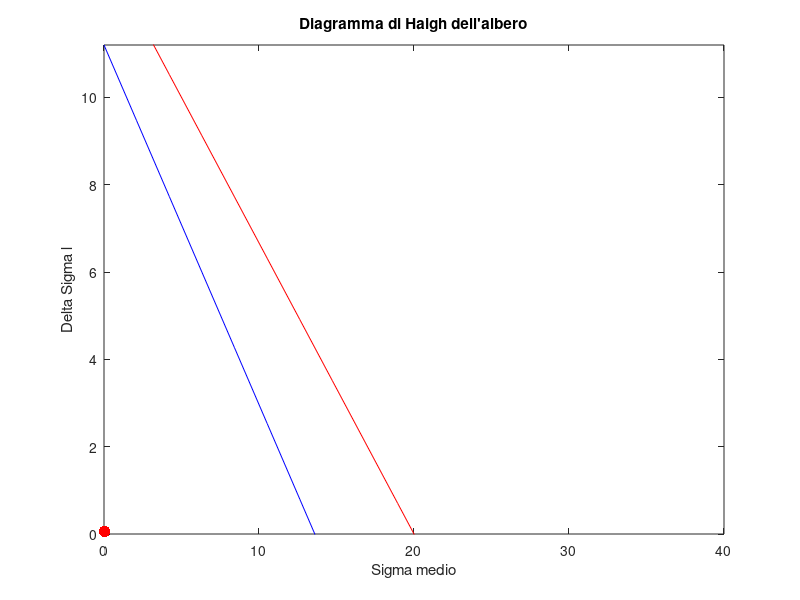

The MATLAB source for this figure:
function fatica = calcolofatica(~)

n = input ("Inserisci il numero di sezioni che compongono l'albero: ");

valori_sigma = []; %vettore vuoto che comprenderà in seguito tutti i valori delle sigma per ogni sezione

for iteration = 1:n
    mxy = input ("Inserisci il valore di Mxy: "); %momento flettente agente su piano xy
    myz = input ("Inserisci il valore di Myz: "); %momento flettente agente su piano yz
    mt = input ("Inserisci il valore del momento torcente: "); %momento torcente
    d = input ("Inserisci il valore del diametro della sezione: "); %diametro dello spallamento, tenendo conto che la sezione più grande dell'albero non va considerata
    sigma_vm = sqrt((mxy^2)+(myz^2)+(0.75*(mt^2))); %sigma ideale calcolata alla von mises
    sigma_sezione = (32/(pi*d^3))*sigma_vm; %sollecitazione agente su ogni sezione
    valori_sigma = [valori_sigma, sigma_sezione]; %vettore con le sigma per ogni sezione
end

valori_sigma %vettore coi sigma per ogni sezione 

disp("Mediante questo vettore ordinato da sx verso dx dalla prima all'ultima sezione si può vedere la sezione maggiormente sollecitata")

sigma_adm = input ("Inserisci il valore della sigma ammissibile: "); %valore della sigma ammissibile
sigma_rottura = 4*sigma_adm; %carico di rottura
sigma_sn = 0.68*sigma_rottura; %carico di snervamento
delta_sigma_l = 0.56*sigma_rottura; %resistenza a oscillazione
Mt_sezione_max = input ("Reinserisci il valore del momento torcente della sezione a massima sollecitazione: "); %momento torcente della sezione a massima sollecitazione
d_sezione_max = input ("Reinserisci il valore del diametro della sezione a massima sollecitazione: "); %diametro della sezione a massima sollecitazione
mxy_sezione_max = input ("Reinserisci il valore del momento flettente della sezione a massima sollecitazione sul piano xy: "); %momento flettente sul piano xy della sezione a massima sollecitazione
myz_sezione_max = input ("Reinserisci il valore del momento flettente della sezione a massima sollecitazione sul piano yz: "); %momento flettente sul piano yz della sezione a massima sollecitazione
mfid = sqrt((mxy_sezione_max^2)+(myz_sezione_max^2)); %momento flettente ideale calcolato usando i momenti flettenti sui piani come componenti
delta_sigma = 0.10196*((32/(pi*d^3))*mfid); %ampiezza dell'oscillazione
sigma_m = 0.10196*(sqrt(3) * (16*Mt_sezione_max)/(pi*(d_sezione_max^3))); %tensione media

c1 = input ("Inserisci il valore di C1: "); %valore di c1 da ricavare da grafico
c2 = input ("Inserisci il valore di C2: "); %valore di c2 da ricavare da grafico

r= input ("Inserisci il valore del raggio di raccordo: "); %valore del raggio di raccordo tra le sezioni, fondamentale per evitare gli effetti di intaglio
h = input ("Inserisci il valore dell'altezza dello spallamento: "); %valore dell'altezza dello spallamento o della differenza tra i raggi delle sezioni
j = h/r; %rapporto geometrico tra altezza dello spallamento e raggio di raccordo
k = r/d_sezione_max; % %valore di r/d
w = (h+d_sezione_max)/(d_sezione_max); %valore di D/d
dati_grafico = [k;w] %vettore che restituisce i valori di r/d e D/d da usare per entrare nel grafico al fine di trovare kt
disp ("Questo vettore restituisce i dati, rispettivamente, di r/d e di D/d con cui entrare nel grafico per trovare kt")
kt = input ("Inserisci il valore di kt trovato in tabella: "); %valore di kt trovato dalle tabelle
q = input ("Inserisci il valore di q: "); %valore di q fattore di sensibilità all'intaglio a fatica
kf = 1 + q*(kt-1); %valore del coefficiente di intaglio a fatica
delta_sigma_l_eff = (c1*c2*delta_sigma_l)/kf %valore della delta sigma l efficace
p = [sigma_m,delta_sigma] %valore del punto di lavoro da inserire nel diagramma di Haigh
disp ("Questo è il punto di lavoro che dobbiamo andare a inserire nel diagramma di Haigh")

x = linspace (0,(sigma_rottura+20),20);
y1 = -(delta_sigma_l_eff/sigma_rottura)*x + delta_sigma_l_eff;
y2 = -(delta_sigma_l/sigma_sn)*x + delta_sigma_l;

figure
plot(x,y1,'r-',x,y2,'b-')
ylim([0 delta_sigma_l])
title("Diagramma di Haigh dell'albero")
xlabel("Sigma medio")
ylabel("Delta Sigma l")
hold on
plot(sigma_m,delta_sigma,'r.','MarkerSize',25)

ni = (1/((delta_sigma/delta_sigma_l_eff)+(sigma_m/sigma_rottura)))

if ni > 3
    disp("La verifica a fatica ha esito positivo!")
else
    disp ("La verifica a fatica purtroppo non ha avuto esito positivo, resetta la funzione e cambia alcuni parametri")
end
end
